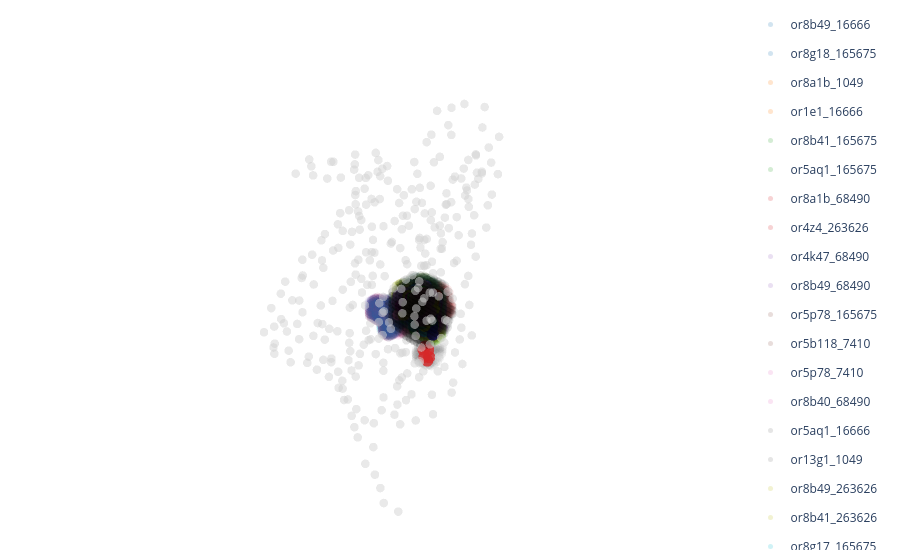

The code cell stored with this chart in its notebook:
### Code cell
pS6_OR = pd.read_csv('/mnt/data2/Justice/OR_learning/output/Canonical_bc/AF3/pS6_screen/or_screen.csv', 
                        index_col = 0)
pS6_OR['dl_or'] = pS6_OR['DL_OR'].str.lower()
pS6_OR['or_cid'] = pS6_OR['dl_or'] + '_' + pS6_OR['cid'].astype(str)

plot_data = [lig_surf_coords[_key] for _key in lig_surf_coords.keys() if _key in list(pS6_OR['or_cid'])]
labels = list(lig_surf_coords.keys())

# Plot
colormap = cf.distinct_colors(list(range(len(labels))), form='list')
fig = pf.plot_coordinates(plot_data, 
                          labels=labels, 
                          colors=colormap, 
                          opacity=0.1, 
                          size=5,
                          mode='markers')

# Add ligand coordinates  
ligand_coords = [pu.load_pdb_coordinates(_pdb.replace('_nolig.pdb', '.pdb'), keep_ligand=True)[3] \
    for _label in labels \
        for _pdb in pdb_files if '_'.join([_label.split('_')[0],'ga', _label.split('_')[1]]) in _pdb]
fig_lig = pf.plot_coordinates(ligand_coords, 
                              labels=labels, 
                              colors=colormap, 
                              opacity=0.8, 
                              size=7,
                              mode='markers')
# Assign legend groups to traces  
for trace in fig.data:
    trace.legendgroup = trace.name  # Group traces by the same name  
    trace.showlegend = True  # Show legend for one representative trace  

for trace in fig_lig.data:
    trace.legendgroup = trace.name  # Use the same group as cavity points  
    trace.showlegend = False  # Hide duplicate legends  

# Add ligand traces to the main figure  
fig.add_traces(fig_lig.data)

# Add canonical binding cavity cloud
fig_CBC = pf.plot_coordinates(canonical_bc_coords, 
                              colors = 'black', 
                              labels = ['CBC'],
                              opacity = 0.1)

# background 
fig_backbone = pf.plot_coordinates([pu.load_pdb_coordinates('/mnt/data2/Justice/AF_files/AF_tmaligned_pdb/Olfr1377_tmaligned.pdb')[1]], 
                          labels=['backbone'], 
                          colors='#D3D3D3', 
                          opacity=0.5, 
                          size=5,
                          mode='markers')

fig.add_traces(fig_CBC.data)
fig.add_traces(fig_backbone.data)
fig.show()

fig.write_html('/mnt/data2/Justice/OR_learning/output/Canonical_bc/AF3/pS6_screen_template/pS6_screen_model.html')

### Figure 1 — Plotly figure (JSON) as saved in the notebook; plotly's stock layout.template omitted (floating-point values rounded to 4 significant figures; data arrays with more than 128 entries replaced by an {"elided": "..."} marker saying what was removed)
{"data": [{"legendgroup": "or8b49_16666", "marker": {"color": "#1f77b4", "opacity": 0.1, "size": 5}, "mode": "markers", "name": "or8b49_16666", "showlegend": true, "type": "scatter3d", "x": {"elided": "360 float values"}, "y": {"elided": "360 float values"}, "z": {"elided": "360 float values"}}, {"legendgroup": "or8g18_165675", "marker": {"color": "#1f77b4", "opacity": 0.1, "size": 5}, "mode": "markers", "name": "or8g18_165675", "showlegend": true, "type": "scatter3d", "x": {"elided": "540 float values"}, "y": {"elided": "540 float values"}, "z": {"elided": "540 float values"}}, {"legendgroup": "or8a1b_1049", "marker": {"color": "#ff7f0e", "opacity": 0.1, "size": 5}, "mode": "markers", "name": "or8a1b_1049", "showlegend": true, "type": "scatter3d", "x": {"elided": "147 float values"}, "y": {"elided": "147 float values"}, "z": {"elided": "147 float values"}}, {"legendgroup": "or1e1_16666", "marker": {"color": "#ff7f0e", "opacity": 0.1, "size": 5}, "mode": "markers", "name": "or1e1_16666", "showlegend": true, "type": "scatter3d", "x": {"elided": "371 float values"}, "y": {"elided": "371 float values"}, "z": {"elided": "371 float values"}}, {"legendgroup": "or8b41_165675", "marker": {"color": "#2ca02c", "opacity": 0.1, "size": 5}, "mode": "markers", "name": "or8b41_165675", "showlegend": true, "type": "scatter3d", "x": {"elided": "283 float values"}, "y": {"elided": "283 float values"}, "z": {"elided": "283 float values"}}, {"legendgroup": "or5aq1_165675", "marker": {"color": "#2ca02c", "opacity": 0.1, "size": 5}, "mode": "markers", "name": "or5aq1_165675", "showlegend": true, "type": "scatter3d", "x": {"elided": "376 float values"}, "y": {"elided": "376 float values"}, "z": {"elided": "376 float values"}}, {"legendgroup": "or8a1b_68490", "marker": {"color": "#d62728", "opacity": 0.1, "size": 5}, "mode": "markers", "name": "or8a1b_68490", "showlegend": true, "type": "scatter3d", "x": {"elided": "190 float values"}, "y": {"elided": "190 float values"}, "z": {"elided": "190 float values"}}, {"legendgroup": "or4z4_263626", "marker": {"color": "#d62728", "opacity": 0.1, "size": 5}, "mode": "markers", "name": "or4z4_263626", "showlegend": true, "type": "scatter3d", "x": {"elided": "418 float values"}, "y": {"elided": "418 float values"}, "z": {"elided": "418 float values"}}, {"legendgroup": "or4k47_68490", "marker": {"color": "#9467bd", "opacity": 0.1, "size": 5}, "mode": "markers", "name": "or4k47_68490", "showlegend": true, "type": "scatter3d", "x": {"elided": "529 float values"}, "y": {"elided": "529 float values"}, "z": {"elided": "529 float values"}}, {"legendgroup": "or8b49_68490", "marker": {"color": "#9467bd", "opacity": 0.1, "size": 5}, "mode": "markers", "name": "or8b49_68490", "showlegend": true, "type": "scatter3d", "x": {"elided": "339 float values"}, "y": {"elided": "339 float values"}, "z": {"elided": "339 float values"}}, {"legendgroup": "or5p78_165675", "marker": {"color": "#8c564b", "opacity": 0.1, "size": 5}, "mode": "markers", "name": "or5p78_165675", "showlegend": true, "type": "scatter3d", "x": {"elided": "337 float values"}, "y": {"elided": "337 float values"}, "z": {"elided": "337 float values"}}, {"legendgroup": "or5b118_7410", "marker": {"color": "#8c564b", "opacity": 0.1, "size": 5}, "mode": "markers", "name": "or5b118_7410", "showlegend": true, "type": "scatter3d", "x": {"elided": "308 float values"}, "y": {"elided": "308 float values"}, "z": {"elided": "308 float values"}}, {"legendgroup": "or5p78_7410", "marker": {"color": "#e377c2", "opacity": 0.1, "size": 5}, "mode": "markers", "name": "or5p78_7410", "showlegend": true, "type": "scatter3d", "x": {"elided": "349 float values"}, "y": {"elided": "349 float values"}, "z": {"elided": "349 float values"}}, {"legendgroup": "or8b40_68490", "marker": {"color": "#e377c2", "opacity": 0.1, "size": 5}, "mode": "markers", "name": "or8b40_68490", "showlegend": true, "type": "scatter3d", "x": {"elided": "252 float values"}, "y": {"elided": "252 float values"}, "z": {"elided": "252 float values"}}, {"legendgroup": "or5aq1_16666", "marker": {"color": "#7f7f7f", "opacity": 0.1, "size": 5}, "mode": "markers", "name": "or5aq1_16666", "showlegend": true, "type": "scatter3d", "x": {"elided": "385 float values"}, "y": {"elided": "385 float values"}, "z": {"elided": "385 float values"}}, {"legendgroup": "or13g1_1049", "marker": {"color": "#7f7f7f", "opacity": 0.1, "size": 5}, "mode": "markers", "name": "or13g1_1049", "showlegend": true, "type": "scatter3d", "x": [3.932, 3.932, 3.932, 3.932, 3.932, 3.932, 3.932, 4.532, 4.532, 4.532, 4.532, 4.532, 4.532, 4.532, 4.532, 4.532, 4.532, 4.532, 5.132, 5.132, 5.132, 5.132, 5.132, 5.132, 5.132, 5.132, 5.132, 5.132, 5.132, 5.132, 5.132, 5.132, 5.132, 5.132, 5.132, 5.132, 5.732, 5.732, 5.732, 5.732, 5.732, 5.732, 5.732, 5.732, 5.732, 5.732, 5.732, 5.732, 5.732, 5.732, 5.732, 5.732, 6.332, 6.332, 6.332, 6.332, 6.332, 6.332, 6.332, 6.332, 6.332, 6.332, 6.332, 6.332, 6.332, 6.332, 6.332, 6.332, 6.932, 6.932, 6.932, 6.932, 6.932, 6.932, 6.932, 6.932, 6.932, 6.932, 6.932, 6.932, 6.932, 6.932, 6.932, 6.932, 7.532, 7.532, 7.532, 7.532, 7.532, 7.532, 7.532, 7.532, 7.532, 7.532, 7.532, 7.532, 7.532, 7.532, 7.532, 7.532, 8.132, 8.132, 8.132, 8.132, 8.132, 8.132, 8.132, 8.132, 8.132, 8.132, 8.132, 8.132, 8.132, 8.732, 8.732, 8.732, 8.732, 8.732, 8.732, 8.732, 8.732, 8.732], "y": [15.76, 15.76, 15.76, 16.36, 16.36, 16.36, 16.36, 14.56, 14.56, 14.56, 15.16, 15.16, 15.16, 15.16, 15.76, 15.76, 16.36, 16.36, 13.36, 13.36, 13.36, 13.36, 13.96, 13.96, 13.96, 13.96, 13.96, 14.56, 14.56, 14.56, 15.16, 15.16, 15.76, 15.76, 16.36, 16.36, 12.76, 12.76, 12.76, 12.76, 13.36, 13.36, 13.96, 13.96, 14.56, 14.56, 15.16, 15.16, 15.76, 15.76, 16.36, 16.36, 12.76, 12.76, 12.76, 12.76, 13.36, 13.36, 13.96, 13.96, 14.56, 14.56, 15.16, 15.16, 15.76, 15.76, 16.36, 16.36, 12.76, 12.76, 12.76, 12.76, 13.36, 13.36, 13.96, 13.96, 14.56, 14.56, 15.16, 15.16, 15.76, 15.76, 16.36, 16.36, 12.76, 12.76, 12.76, 13.36, 13.36, 13.96, 13.96, 14.56, 14.56, 15.16, 15.16, 15.76, 15.76, 16.36, 16.36, 16.36, 13.36, 13.36, 13.36, 13.96, 13.96, 14.56, 14.56, 15.16, 15.16, 15.76, 15.76, 15.76, 15.76, 13.96, 13.96, 13.96, 14.56, 14.56, 14.56, 15.16, 15.16, 15.16], "z": [-7.087, -6.487, -5.887, -7.087, -6.487, -5.887, -5.287, -7.687, -7.087, -6.487, -7.687, -7.087, -6.487, -5.887, -7.687, -5.287, -7.687, -5.287, -7.087, -6.487, -5.887, -5.287, -7.687, -7.087, -6.487, -5.887, -5.287, -8.287, -5.887, -5.287, -8.287, -5.287, -8.287, -5.287, -8.287, -5.287, -7.087, -6.487, -5.887, -5.287, -7.687, -4.687, -7.687, -4.687, -8.287, -4.687, -8.287, -4.687, -8.287, -5.287, -8.287, -5.287, -7.087, -6.487, -5.887, -5.287, -7.687, -4.687, -7.687, -4.687, -8.287, -4.687, -8.287, -4.687, -8.287, -5.287, -8.287, -5.287, -7.087, -6.487, -5.887, -5.287, -7.687, -4.687, -7.687, -4.687, -8.287, -4.687, -8.287, -4.687, -8.287, -5.287, -8.287, -5.887, -7.087, -6.487, -5.887, -7.687, -5.287, -7.687, -5.287, -8.287, -5.287, -8.287, -5.287, -8.287, -5.887, -7.687, -7.087, -6.487, -7.087, -6.487, -5.887, -7.687, -5.287, -7.687, -5.287, -7.687, -5.287, -7.687, -7.087, -6.487, -5.887, -7.087, -6.487, -5.887, -7.087, -6.487, -5.887, -7.087, -6.487, -5.887]}, {"legendgroup": "or8b49_263626", "marker": {"color": "#bcbd22", "opacity": 0.1, "size": 5}, "mode": "markers", "name": "or8b49_263626", "showlegend": true, "type": "scatter3d", "x": {"elided": "351 float values"}, "y": {"elided": "351 float values"}, "z": {"elided": "351 float values"}}, {"legendgroup": "or8b41_263626", "marker": {"color": "#bcbd22", "opacity": 0.1, "size": 5}, "mode": "markers", "name": "or8b41_263626", "showlegend": true, "type": "scatter3d", "x": {"elided": "247 float values"}, "y": {"elided": "247 float values"}, "z": {"elided": "247 float values"}}, {"legendgroup": "or8g17_165675", "marker": {"color": "#17becf", "opacity": 0.1, "size": 5}, "mode": "markers", "name": "or8g17_165675", "showlegend": true, "type": "scatter3d", "x": {"elided": "416 float values"}, "y": {"elided": "416 float values"}, "z": {"elided": "416 float values"}}, {"legendgroup": "or8b35_263626", "marker": {"color": "#17becf", "opacity": 0.1, "size": 5}, "mode": "markers", "name": "or8b35_263626", "showlegend": true, "type": "scatter3d", "x": {"elided": "412 float values"}, "y": {"elided": "412 float values"}, "z": {"elided": "412 float values"}}, {"legendgroup": "or8b56_1049", "marker": {"color": "#201fb4", "opacity": 0.1, "size": 5}, "mode": "markers", "name": "or8b56_1049", "showlegend": true, "type": "scatter3d", "x": {"elided": "241 float values"}, "y": {"elided": "241 float values"}, "z": {"elided": "241 float values"}}, {"legendgroup": "or8g21_68490", "marker": {"color": "#b41fb1", "opacity": 0.1, "size": 5}, "mode": "markers", "name": "or8g21_68490", "showlegend": true, "type": "scatter3d", "x": {"elided": "325 float values"}, "y": {"elided": "325 float values"}, "z": {"elided": "325 float values"}}, {"legendgroup": "or2n1d_7410", "marker": {"color": "#eeff0e", "opacity": 0.1, "size": 5}, "mode": "markers", "name": "or2n1d_7410", "showlegend": true, "type": "scatter3d", "x": {"elided": "325 float values"}, "y": {"elided": "325 float values"}, "z": {"elided": "325 float values"}}, {"legendgroup": "or5p78_1049", "marker": {"color": "#13ff0e", "opacity": 0.1, "size": 5}, "mode": "markers", "name": "or5p78_1049", "showlegend": true, "type": "scatter3d", "x": {"elided": "179 float values"}, "y": {"elided": "179 float values"}, "z": {"elided": "179 float values"}}, {"legendgroup": "or8g30_165675", "marker": {"color": "#2ca072", "opacity": 0.1, "size": 5}, "mode": "markers", "name": "or8g30_165675", "showlegend": true, "type": "scatter3d", "x": {"elided": "463 float values"}, "y": {"elided": "463 float values"}, "z": {"elided": "463 float values"}}, {"legendgroup": "or1e1_61653", "marker": {"color": "#2c94a0", "opacity": 0.1, "size": 5}, "mode": "markers", "name": "or1e1_61653", "showlegend": true, "type": "scatter3d", "x": {"elided": "355 float values"}, "y": {"elided": "355 float values"}, "z": {"elided": "355 float values"}}, {"legendgroup": "or5p78_61653", "marker": {"color": "#d68f27", "opacity": 0.1, "size": 5}, "mode": "markers", "name": "or5p78_61653", "showlegend": true, "type": "scatter3d", "x": {"elided": "214 float values"}, "y": {"elided": "214 float values"}, "z": {"elided": "214 float values"}}, {"legendgroup": "or2j6_263626", "marker": {"color": "#d6c527", "opacity": 0.1, "size": 5}, "mode": "markers", "name": "or2j6_263626", "showlegend": true, "type": "scatter3d", "x": {"elided": "270 float values"}, "y": {"elided": "270 float values"}, "z": {"elided": "270 float values"}}, {"legendgroup": "or8b49_7410", "marker": {"color": "#bd67b2", "opacity": 0.1, "size": 5}, "mode": "markers", "name": "or8b49_7410", "showlegend": true, "type": "scatter3d", "x": {"elided": "331 float values"}, "y": {"elided": "331 float values"}, "z": {"elided": "331 float values"}}, {"legendgroup": "or8b41_1049", "marker": {"color": "#bd677e", "opacity": 0.1, "size": 5}, "mode": "markers", "name": "or8b41_1049", "showlegend": true, "type": "scatter3d", "x": {"elided": "266 float values"}, "y": {"elided": "266 float values"}, "z": {"elided": "266 float values"}}, {"legendgroup": "or7a36_263626", "marker": {"color": "#8c7d4b", "opacity": 0.1, "size": 5}, "mode": "markers", "name": "or7a36_263626", "showlegend": true, "type": "scatter3d", "x": {"elided": "413 float values"}, "y": {"elided": "413 float values"}, "z": {"elided": "413 float values"}}, {"legendgroup": "or8g18_7410", "marker": {"color": "#7b8c4b", "opacity": 0.1, "size": 5}, "mode": "markers", "name": "or8g18_7410", "showlegend": true, "type": "scatter3d", "x": {"elided": "528 float values"}, "y": {"elided": "528 float values"}, "z": {"elided": "528 float values"}}, {"legendgroup": "or8a1b_263626", "marker": {"color": "#e37781", "opacity": 0.1, "size": 5}, "mode": "markers", "name": "or8a1b_263626", "showlegend": true, "type": "scatter3d", "x": {"elided": "195 float values"}, "y": {"elided": "195 float values"}, "z": {"elided": "195 float values"}}, {"legendgroup": "or8b56_263626", "marker": {"color": "#e3d277", "opacity": 0.1, "size": 5}, "mode": "markers", "name": "or8b56_263626", "showlegend": true, "type": "scatter3d", "x": {"elided": "253 float values"}, "y": {"elided": "253 float values"}, "z": {"elided": "253 float values"}}, {"legendgroup": "or5b118_1049", "marker": {"color": "#7f6b4c", "opacity": 0.1, "size": 5}, "mode": "markers", "name": "or5b118_1049", "showlegend": true, "type": "scatter3d", "x": {"elided": "298 float values"}, "y": {"elided": "298 float values"}, "z": {"elided": "298 float values"}}, {"legendgroup": "or2j6_1049", "marker": {"color": "#7f7d4c", "opacity": 0.1, "size": 5}, "mode": "markers", "name": "or2j6_1049", "showlegend": true, "type": "scatter3d", "x": {"elided": "248 float values"}, "y": {"elided": "248 float values"}, "z": {"elided": "248 float values"}}, {"legendgroup": "or4b1d_16666", "marker": {"color": "#5fbd22", "opacity": 0.1, "size": 5}, "mode": "markers", "name": "or4b1d_16666", "showlegend": true, "type": "scatter3d", "x": {"elided": "289 float values"}, "y": {"elided": "289 float values"}, "z": {"elided": "289 float values"}}, {"legendgroup": "or4b1d_7410", "marker": {"color": "#22bd3e", "opacity": 0.1, "size": 5}, "mode": "markers", "name": "or4b1d_7410", "showlegend": true, "type": "scatter3d", "x": {"elided": "276 float values"}, "y": {"elided": "276 float values"}, "z": {"elided": "276 float values"}}, {"legendgroup": "or8a1b_61653", "marker": {"color": "#1750cf", "opacity": 0.1, "size": 5}, "mode": "markers", "name": "or8a1b_61653", "showlegend": true, "type": "scatter3d", "x": {"elided": "182 float values"}, "y": {"elided": "182 float values"}, "z": {"elided": "182 float values"}}, {"legendgroup": "or1e16_61653", "marker": {"color": "#5f17cf", "opacity": 0.1, "size": 5}, "mode": "markers", "name": "or1e16_61653", "showlegend": true, "type": "scatter3d", "x": {"elided": "442 float values"}, "y": {"elided": "442 float values"}, "z": {"elided": "442 float values"}}, {"legendgroup": "or1e1_68490", "marker": {"color": "#7616b4", "opacity": 0.1, "size": 5}, "mode": "markers", "name": "or1e1_68490", "showlegend": true, "type": "scatter3d", "x": {"elided": "359 float values"}, "y": {"elided": "359 float values"}, "z": {"elided": "359 float values"}}, {"legendgroup": "or4k47_263626", "marker": {"color": "#b41646", "opacity": 0.1, "size": 5}, "mode": "markers", "name": "or4k47_263626", "showlegend": true, "type": "scatter3d", "x": {"elided": "523 float values"}, "y": {"elided": "523 float values"}, "z": {"elided": "523 float values"}}, {"legendgroup": "or2j6_61653", "marker": {"color": "#55ff01", "opacity": 0.1, "size": 5}, "mode": "markers", "name": "or2j6_61653", "showlegend": true, "type": "scatter3d", "x": {"elided": "265 float values"}, "y": {"elided": "265 float values"}, "z": {"elided": "265 float values"}}, {"legendgroup": "or1e1c_263626", "marker": {"color": "#01ff47", "opacity": 0.1, "size": 5}, "mode": "markers", "name": "or1e1c_263626", "showlegend": true, "type": "scatter3d", "x": {"elided": "278 float values"}, "y": {"elided": "278 float values"}, "z": {"elided": "278 float values"}}, {"legendgroup": "or8b49_1049", "marker": {"color": "#2487a0", "opacity": 0.1, "size": 5}, "mode": "markers", "name": "or8b49_1049", "showlegend": true, "type": "scatter3d", "x": {"elided": "363 float values"}, "y": {"elided": "363 float values"}, "z": {"elided": "363 float values"}}, {"legendgroup": "or4k47_61653", "marker": {"color": "#245da0", "opacity": 0.1, "size": 5}, "mode": "markers", "name": "or4k47_61653", "showlegend": true, "type": "scatter3d", "x": {"elided": "548 float values"}, "y": {"elided": "548 float values"}, "z": {"elided": "548 float values"}}, {"legendgroup": "or8g30_16666", "marker": {"color": "#b2d61c", "opacity": 0.1, "size": 5}, "mode": "markers", "name": "or8g30_16666", "showlegend": true, "type": "scatter3d", "x": {"elided": "466 float values"}, "y": {"elided": "466 float values"}, "z": {"elided": "466 float values"}}, {"legendgroup": "or8g17_7410", "marker": {"color": "#1cd62f", "opacity": 0.1, "size": 5}, "mode": "markers", "name": "or8g17_7410", "showlegend": true, "type": "scatter3d", "x": {"elided": "384 float values"}, "y": {"elided": "384 float values"}, "z": {"elided": "384 float values"}}, {"legendgroup": "or5p1_16666", "marker": {"color": "#bd5e78", "opacity": 0.1, "size": 5}, "mode": "markers", "name": "or5p1_16666", "showlegend": true, "type": "scatter3d", "x": {"elided": "294 float values"}, "y": {"elided": "294 float values"}, "z": {"elided": "294 float values"}}, {"legendgroup": "or8g21_165675", "marker": {"color": "#bd8a5e", "opacity": 0.1, "size": 5}, "mode": "markers", "name": "or8g21_165675", "showlegend": true, "type": "scatter3d", "x": {"elided": "362 float values"}, "y": {"elided": "362 float values"}, "z": {"elided": "362 float values"}}, {"legendgroup": "or5aq1_1049", "marker": {"color": "#718c44", "opacity": 0.1, "size": 5}, "mode": "markers", "name": "or5aq1_1049", "showlegend": true, "type": "scatter3d", "x": {"elided": "295 float values"}, "y": {"elided": "295 float values"}, "z": {"elided": "295 float values"}}, {"legendgroup": "or8g21_61653", "marker": {"color": "#5c8c44", "opacity": 0.1, "size": 5}, "mode": "markers", "name": "or8g21_61653", "showlegend": true, "type": "scatter3d", "x": {"elided": "317 float values"}, "y": {"elided": "317 float values"}, "z": {"elided": "317 float values"}}, {"legendgroup": "or5b118_165675", "marker": {"color": "#e3a86c", "opacity": 0.1, "size": 5}, "mode": "markers", "name": "or5b118_165675", "showlegend": true, "type": "scatter3d", "x": {"elided": "324 float values"}, "y": {"elided": "324 float values"}, "z": {"elided": "324 float values"}}, {"legendgroup": "or8b40_263626", "marker": {"color": "#9ce36c", "opacity": 0.1, "size": 5}, "mode": "markers", "name": "or8b40_263626", "showlegend": true, "type": "scatter3d", "x": {"elided": "267 float values"}, "y": {"elided": "267 float values"}, "z": {"elided": "267 float values"}}, {"legendgroup": "or8b56_68490", "marker": {"color": "#757f4c", "opacity": 0.1, "size": 5}, "mode": "markers", "name": "or8b56_68490", "showlegend": true, "type": "scatter3d", "x": {"elided": "248 float values"}, "y": {"elided": "248 float values"}, "z": {"elided": "248 float values"}}, {"legendgroup": "or7a36_1049", "marker": {"color": "#4c7f5f", "opacity": 0.1, "size": 5}, "mode": "markers", "name": "or7a36_1049", "showlegend": true, "type": "scatter3d", "x": {"elided": "402 float values"}, "y": {"elided": "402 float values"}, "z": {"elided": "402 float values"}}, {"legendgroup": "or1e1c_7410", "marker": {"color": "#19bd3b", "opacity": 0.1, "size": 5}, "mode": "markers", "name": "or1e1c_7410", "showlegend": true, "type": "scatter3d", "x": {"elided": "277 float values"}, "y": {"elided": "277 float values"}, "z": {"elided": "277 float values"}}, {"legendgroup": "or8b35_1049", "marker": {"color": "#19a0bd", "opacity": 0.1, "size": 5}, "mode": "markers", "name": "or8b35_1049", "showlegend": true, "type": "scatter3d", "x": {"elided": "257 float values"}, "y": {"elided": "257 float values"}, "z": {"elided": "257 float values"}}, {"legendgroup": "or8b41_68490", "marker": {"color": "#450dcf", "opacity": 0.1, "size": 5}, "mode": "markers", "name": "or8b41_68490", "showlegend": true, "type": "scatter3d", "x": {"elided": "265 float values"}, "y": {"elided": "265 float values"}, "z": {"elided": "265 float values"}}, {"legendgroup": "or12j2_1049", "marker": {"color": "#cf0d86", "opacity": 0.1, "size": 5}, "mode": "markers", "name": "or12j2_1049", "showlegend": true, "type": "scatter3d", "x": {"elided": "237 float values"}, "y": {"elided": "237 float values"}, "z": {"elided": "237 float values"}}, {"legendgroup": "or1e1c_61653", "marker": {"color": "#b42897", "opacity": 0.1, "size": 5}, "mode": "markers", "name": "or1e1c_61653", "showlegend": true, "type": "scatter3d", "x": {"elided": "275 float values"}, "y": {"elided": "275 float values"}, "z": {"elided": "275 float values"}}, {"legendgroup": "or8b40_1049", "marker": {"color": "#b42863", "opacity": 0.1, "size": 5}, "mode": "markers", "name": "or8b40_1049", "showlegend": true, "type": "scatter3d", "x": {"elided": "220 float values"}, "y": {"elided": "220 float values"}, "z": {"elided": "220 float values"}}, {"legendgroup": "or4b1d_263626", "marker": {"color": "#1bff58", "opacity": 0.1, "size": 5}, "mode": "markers", "name": "or4b1d_263626", "showlegend": true, "type": "scatter3d", "x": {"elided": "286 float values"}, "y": {"elided": "286 float values"}, "z": {"elided": "286 float values"}}, {"legendgroup": "or8b35_68490", "marker": {"color": "#1bdeff", "opacity": 0.1, "size": 5}, "mode": "markers", "name": "or8b35_68490", "showlegend": true, "type": "scatter3d", "x": {"elided": "254 float values"}, "y": {"elided": "254 float values"}, "z": {"elided": "254 float values"}}, {"legendgroup": "or8b56_7410", "marker": {"color": "#344aa0", "opacity": 0.1, "size": 5}, "mode": "markers", "name": "or8b56_7410", "showlegend": true, "type": "scatter3d", "x": {"elided": "251 float values"}, "y": {"elided": "251 float values"}, "z": {"elided": "251 float values"}}, {"legendgroup": "or4b1d_1049", "marker": {"color": "#9334a0", "opacity": 0.1, "size": 5}, "mode": "markers", "name": "or4b1d_1049", "showlegend": true, "type": "scatter3d", "x": {"elided": "286 float values"}, "y": {"elided": "286 float values"}, "z": {"elided": "286 float values"}}, {"legendgroup": "or8b49_16666", "marker": {"color": "#1f77b4", "opacity": 0.8, "size": 7}, "mode": "markers", "name": "or8b49_16666", "showlegend": false, "type": "scatter3d", "x": [2.053, 1.873, 3.184, 3.069, 1.926, 0.658, 0.874, -0.372, 1.713, 2.945, 0.602], "y": [8.017, 7.59, 7.587, 7.216, 7.893, 7.874, 8.434, 8.591, 7.209, 7.224, 7.745], "z": [-3.886, -2.441, -1.721, -0.271, 0.468, -0.361, -1.734, 0.253, 1.815, 2.653, 2.618]}, {"legendgroup": "or8g18_165675", "marker": {"color": "#1f77b4", "opacity": 0.8, "size": 7}, "mode": "markers", "name": "or8g18_165675", "showlegend": false, "type": "scatter3d", "x": [0.64, 1.284, 1.746, 2.379, 1.496, 1.004, 0.383, 0.066, 2.252, 2.9, 1.394], "y": [8.718, 8.33, 6.882, 6.447, 6.687, 8.109, 8.563, 8.285, 6.318, 4.991, 6.296], "z": [3.651, 2.327, 2.413, 1.127, -0.089, -0.133, 1.162, -1.192, -1.366, -1.259, -2.566]}, {"legendgroup": "or8a1b_1049", "marker": {"color": "#ff7f0e", "opacity": 0.8, "size": 7}, "mode": "markers", "name": "or8a1b_1049", "showlegend": false, "type": "scatter3d", "x": [-1.134, -0.867, 0.602, 1.009, 0.328, -1.062, -1.528, -1.937, 0.709, 0.927, 1.846], "y": [9.777, 9.631, 9.728, 9.359, 8.221, 7.902, 8.399, 8.339, 7.576, 8.542, 6.604], "z": [1.056, -0.444, -0.696, -2.089, -2.652, -2.281, -0.947, -3.341, -3.97, -5.068, -3.761]}, {"legendgroup": "or1e1_16666", "marker": {"color": "#ff7f0e", "opacity": 0.8, "size": 7}, "mode": "markers", "name": "or1e1_16666", "showlegend": false, "type": "scatter3d", "x": [-0.002, 1.173, 1.17, -0.026, -1.21, -1.182, -0.083, -1.174, 1.167, 0.935], "y": [7.022, 7.125, 7.508, 7.787, 7.68, 7.298, 8.19, 8.449, 8.308, 8.937], "z": [-0.251, -0.947, -2.265, -2.903, -2.195, -0.882, -4.291, -4.831, -5.068, -6.3]}, {"legendgroup": "or8b41_165675", "marker": {"color": "#2ca02c", "opacity": 0.8, "size": 7}, "mode": "markers", "name": "or8b41_165675", "showlegend": false, "type": "scatter3d", "x": [2.022, 0.719, -0.158, 0.429, 1.337, 1.047, -0.153, -1.066, -0.78], "y": [9.684, 9.72, 10.51, 8.859, 7.909, 7.104, 7.239, 8.182, 8.989], "z": [-5.593, -4.943, -5.381, -3.817, -3.395, -2.328, -1.666, -2.078, -3.148]}, {"legendgroup": "or5aq1_165675", "marker": {"color": "#2ca02c", "opacity": 0.8, "size": 7}, "mode": "markers", "name": "or5aq1_165675", "showlegend": false, "type": "scatter3d", "x": [0.152, 1.481, 1.91, 0.995, -0.338, -0.743, 1.414, 0.733, 2.652, 3.039], "y": [7.94, 7.825, 8, 8.309, 8.432, 8.243, 8.517, 9.217, 7.872, 8.412], "z": [-0.337, -0.643, -1.941, -2.936, -2.614, -1.315, -4.314, -5.075, -4.79, -6.032]}, {"legendgroup": "or8a1b_68490", "marker": {"color": "#d62728", "opacity": 0.8, "size": 7}, "mode": "markers", "name": "or8a1b_68490", "showlegend": false, "type": "scatter3d", "x": [-1.289, -0.666, 0.5, 1.206, 0.291, -1.004, -1.659, -1.92, 0.961, 0.684, 1.646], "y": [9.875, 9.172, 9.934, 9.147, 8.64, 8.052, 8.78, 8.075, 7.808, 8.151, 6.596], "z": [1.006, -0.183, -0.706, -1.781, -2.841, -2.382, -1.23, -3.483, -3.899, -5.258, -3.53]}, {"legendgroup": "or4z4_263626", "marker": {"color": "#d62728", "opacity": 0.8, "size": 7}, "mode": "markers", "name": "or4z4_263626", "showlegend": false, "type": "scatter3d", "x": [7.462, 6.233, 5.659, 6.283, 7.494, 8.106], "y": [15.63, 15.1, 14.29, 14.04, 14.58, 15.38], "z": [-6.976, -7.224, -6.255, -5.095, -4.868, -5.782]}, {"legendgroup": "or4k47_68490", "marker": {"color": "#9467bd", "opacity": 0.8, "size": 7}, "mode": "markers", "name": "or4k47_68490", "showlegend": false, "type": "scatter3d", "x": [-0.399, -0.167, 0.998, 1.378, 1.504, 0.253, 0.008, 0.328, 1.92, 2.746, 0.791], "y": [7.773, 7.526, 6.59, 6.43, 7.735, 8.548, 8.82, 9.774, 7.613, 6.423, 7.657], "z": [2.47, 0.98, 0.763, -0.67, -1.413, -1.221, 0.238, -1.949, -2.9, -3.168, -3.874]}, {"legendgroup": "or8b49_68490", "marker": {"color": "#9467bd", "opacity": 0.8, "size": 7}, "mode": "markers", "name": "or8b49_68490", "showlegend": false, "type": "scatter3d", "x": [0.503, 1.768, 2.27, 2.46, 1.91, 2.589, 3.819, 4.379, 3.707], "y": [7.298, 6.646, 6.781, 5.863, 5.619, 4.886, 4.382, 4.613, 5.345], "z": [-1.873, -2.178, -3.329, -1.189, 0.059, 0.97, 0.668, -0.561, -1.486]}, {"legendgroup": "or5p78_165675", "marker": {"color": "#8c564b", "opacity": 0.8, "size": 7}, "mode": "markers", "name": "or5p78_165675", "showlegend": false, "type": "scatter3d", "x": [1.17, 1.117, 2.01, 1.86, 0.422, -0.386, -0.295, -1.748, 0.171, 1.284, -0.185], "y": [11.79, 10.56, 10.82, 9.773, 9.553, 9.182, 10.24, 8.975, 8.515, 7.567, 9.22], "z": [-6.483, -5.592, -4.391, -3.317, -2.937, -4.161, -5.24, -3.799, -1.818, -1.581, -0.506]}, {"legendgroup": "or5b118_7410", "marker": {"color": "#8c564b", "opacity": 0.8, "size": 7}, "mode": "markers", "name": "or5b118_7410", "showlegend": false, "type": "scatter3d", "x": [2.659, 1.759, 0.451, -0.301, 1.142, 2.128, 1.229, -0.215], "y": [5.944, 7.006, 7.164, 8.522, 8.834, 7.946, 9.945, 6.311], "z": [-1.561, -1.991, -1.506, -2.263, -3.167, -2.91, -4.096, -0.509]}, {"legendgroup": "or5p78_7410", "marker": {"color": "#e377c2", "opacity": 0.8, "size": 7}, "mode": "markers", "name": "or5p78_7410", "showlegend": false, "type": "scatter3d", "x": [-0.007, 1.046, 1.025, 2.448, 2.985, 2.144, 4.237, -0.03], "y": [7.431, 6.637, 6.229, 5.298, 5.504, 6.23, 4.941, 6.527], "z": [-3.747, -3.12, -1.781, -1.425, -3.07, -3.817, -3.558, -0.822]}, {"legendgroup": "or8b40_68490", "marker": {"color": "#e377c2", "opacity": 0.8, "size": 7}, "mode": "markers", "name": "or8b40_68490", "showlegend": false, "type": "scatter3d", "x": [-0.049, -0.421, 0.293, 1.394, 0.859, -0.053, 1.376, 1.077], "y": [6.763, 8.072, 9.248, 9.914, 8.854, 7.966, 8.972, 8.886], "z": [-3.262, -3.993, -3.35, -4.526, -5.771, -5.373, -7.098, -2.079]}, {"legendgroup": "or5aq1_16666", "marker": {"color": "#7f7f7f", "opacity": 0.8, "size": 7}, "mode": "markers", "name": "or5aq1_16666", "showlegend": false, "type": "scatter3d", "x": [1.914, 1.043, -0.137, 1.52, 0.65, 1.11, 2.416, 3.286, 2.838], "y": [8.067, 8.136, 8.562, 7.725, 7.72, 7.33, 6.944, 6.95, 7.336], "z": [-2.739, -1.562, -1.698, -0.25, 0.834, 2.069, 2.242, 1.168, -0.064]}, {"legendgroup": "or13g1_1049", "marker": {"color": "#7f7f7f", "opacity": 0.8, "size": 7}, "mode": "markers", "name": "or13g1_1049", "showlegend": false, "type": "scatter3d", "x": [2.328, 1.461, 0.172, -0.49, 1.103, 2.046, 1.328, -0.703], "y": [8.431, 7.913, 8.622, 8.334, 8.126, 8.007, 8.105, 8.27], "z": [-0.751, 0.356, 0.37, 1.995, 2.622, 1.665, 4.048, -0.807]}, {"legendgroup": "or8b49_263626", "marker": {"color": "#bcbd22", "opacity": 0.8, "size": 7}, "mode": "markers", "name": "or8b49_263626", "showlegend": false, "type": "scatter3d", "x": [0.284, 0.159, -1.032, -0.787, 0.868, 1.213, 1.773, -2.31], "y": [8.946, 7.9, 7.611, 6.303, 6.219, 7.111, 5.243, 8.288], "z": [-2.907, -1.904, -1.216, -0.088, -0.604, -1.551, -0.013, -1.387]}, {"legendgroup": "or8b41_263626", "marker": {"color": "#bcbd22", "opacity": 0.8, "size": 7}, "mode": "markers", "name": "or8b41_263626", "showlegend": false, "type": "scatter3d", "x": [0.814, 1.492, 0.518, 1.169, 2.657, 2.641, 3.786, -0.919], "y": [7.793, 8.065, 7.906, 6.701, 6.607, 7.23, 5.899, 7.587], "z": [0.025, -1.311, -2.464, -3.549, -2.721, -1.525, -3.27, -2.048]}, {"legendgroup": "or8g17_165675", "marker": {"color": "#17becf", "opacity": 0.8, "size": 7}, "mode": "markers", "name": "or8g17_165675", "showlegend": false, "type": "scatter3d", "x": [-0.569, 0.079, 0.659, 1.308, 0.795, 0.171, 1.043, 0.725], "y": [6.649, 7.777, 8.875, 9.955, 8.916, 7.82, 9.257, 9.104], "z": [-3.302, -3.99, -3.339, -4.47, -5.745, -5.326, -7.126, -1.892]}, {"legendgroup": "or8b35_263626", "marker": {"color": "#17becf", "opacity": 0.8, "size": 7}, "mode": "markers", "name": "or8b35_263626", "showlegend": false, "type": "scatter3d", "x": [2.569, 1.439, 1.486, -0.146, -0.766, 0.16, -2.174, 2.462], "y": [6.894, 7.584, 9.087, 9.62, 8.163, 7.214, 8.001, 9.715], "z": [-1.88, -2.641, -2.661, -3.048, -2.374, -2.088, -2.105, -3.628]}, {"legendgroup": "or8b56_1049", "marker": {"color": "#201fb4", "opacity": 0.8, "size": 7}, "mode": "markers", "name": "or8b56_1049", "showlegend": false, "type": "scatter3d", "x": [1.222, 0.852, 2.074, 1.759, 0.532, -0.596, -0.247, -1.731, 0.178, 1.279, -0.211], "y": [11.63, 11.06, 10.5, 9.969, 9.151, 9.581, 10.08, 8.798, 8.443, 7.501, 9.393], "z": [-6.57, -5.209, -4.515, -3.15, -3.079, -3.928, -5.281, -3.859, -1.785, -1.36, -0.68]}, {"legendgroup": "or8g21_68490", "marker": {"color": "#b41fb1", "opacity": 0.8, "size": 7}, "mode": "markers", "name": "or8g21_68490", "showlegend": false, "type": "scatter3d", "x": [3.105, 1.72, 1.238, -0.084, -0.057, 0.375, 1.72, 0.426, -1.379, -1.848, -2.473], "y": [4.494, 5.128, 5.385, 6.105, 7.359, 7.062, 6.374, 8.263, 8.168, 8.405, 7.556], "z": [-2.125, -2.156, -0.739, -0.712, -1.535, -2.949, -2.984, -3.714, -1.5, -0.118, -2.299]}, {"legendgroup": "or2n1d_7410", "marker": {"color": "#eeff0e", "opacity": 0.8, "size": 7}, "mode": "markers", "name": "or2n1d_7410", "showlegend": false, "type": "scatter3d", "x": [1.142, 1.355, 2.185, 2.328, 1.032, 0.274, 0.049, -0.967, 1.016, 0.329, 2.297], "y": [6.766, 7.762, 7.126, 8.012, 8.587, 9.231, 8.284, 9.745, 9.592, 9.023, 10.23], "z": [0.957, -0.185, -1.29, -2.496, -2.968, -1.837, -0.699, -2.341, -4.145, -5.34, -4.494]}, {"legendgroup": "or5p78_1049", "marker": {"color": "#13ff0e", "opacity": 0.8, "size": 7}, "mode": "markers", "name": "or5p78_1049", "showlegend": false, "type": "scatter3d", "x": [0.759, -0.497, -0.722, 0.341, 1.607, 1.805, 0.086, -0.994, 1.102, 0.678], "y": [6.666, 6.961, 7.112, 6.965, 6.675, 6.53, 7.131, 7.622, 6.746, 6.977], "z": [1.201, 0.725, -0.625, -1.524, -1.03, 0.327, -2.954, -3.35, -3.93, -5.243]}, {"legendgroup": "or8g30_165675", "marker": {"color": "#2ca072", "opacity": 0.8, "size": 7}, "mode": "markers", "name": "or8g30_165675", "showlegend": false, "type": "scatter3d", "x": [2.553, 1.162, 0.294, 0.779, 1.737, 1.361, 0.034, -0.918, -0.551], "y": [9.765, 9.576, 10.34, 8.534, 7.735, 6.745, 6.538, 7.331, 8.319], "z": [-4.021, -3.664, -4.165, -2.756, -2.15, -1.288, -1.008, -1.606, -2.469]}, {"legendgroup": "or1e1_61653", "marker": {"color": "#2c94a0", "opacity": 0.8, "size": 7}, "mode": "markers", "name": "or1e1_61653", "showlegend": false, "type": "scatter3d", "x": [-0.415, 0.899, 1.286, 0.351, -0.965, -1.337, 0.722, -0.051, 2.034, 2.156], "y": [8.136, 7.932, 7.869, 8.02, 8.233, 8.285, 7.966, 8.389, 7.382, 7.293], "z": [-0.43, -0.754, -2.08, -3.084, -2.747, -1.417, -4.503, -5.351, -4.888, -6.289]}, {"legendgroup": "or5p78_61653", "marker": {"color": "#d68f27", "opacity": 0.8, "size": 7}, "mode": "markers", "name": "or5p78_61653", "showlegend": false, "type": "scatter3d", "x": [0.901, 0.162, -0.297, -0.032, 0.698, 1.16], "y": [9.987, 9.191, 7.978, 7.551, 8.353, 9.564], "z": [-2.995, -2.16, -2.612, -3.885, -4.708, -4.284]}, {"legendgroup": "or2j6_263626", "marker": {"color": "#d6c527", "opacity": 0.8, "size": 7}, "mode": "markers", "name": "or2j6_263626", "showlegend": false, "type": "scatter3d", "x": [2.532, 1.403, 1.514, -0.018, -0.742, 0.131, -2.174, 2.75], "y": [6.681, 7.559, 8.81, 9.555, 8.181, 7.219, 8.069, 9.426], "z": [-2.001, -2.303, -2.928, -3.124, -2.373, -1.993, -2.168, -3.373]}, {"legendgroup": "or8b49_7410", "marker": {"color": "#bd67b2", "opacity": 0.8, "size": 7}, "mode": "markers", "name": "or8b49_7410", "showlegend": false, "type": "scatter3d", "x": [0.309, -0.945, -1.12, -0.016, 1.242, 1.391, -0.221, -1.238, 0.778, 0.412], "y": [8.051, 8.234, 8.29, 8.164, 7.992, 7.941, 8.226, 8.778, 7.623, 7.83], "z": [0.845, 0.313, -1.056, -1.904, -1.348, 0.018, -3.35, -3.81, -4.26, -5.603]}, {"legendgroup": "or8b41_1049", "marker": {"color": "#bd677e", "opacity": 0.8, "size": 7}, "mode": "markers", "name": "or8b41_1049", "showlegend": false, "type": "scatter3d", "x": [1.459, 0.41, -0.602, 0.512, 1.717, 1.802, 0.685, -0.513, -0.608], "y": [6.671, 7.231, 7.769, 7.187, 6.899, 6.86, 7.114, 7.415, 7.448], "z": [-3.8, -2.96, -3.495, -1.506, -0.88, 0.485, 1.258, 0.645, -0.723]}, {"legendgroup": "or7a36_263626", "marker": {"color": "#8c7d4b", "opacity": 0.8, "size": 7}, "mode": "markers", "name": "or7a36_263626", "showlegend": false, "type": "scatter3d", "x": [2.73, 2.425, 1.534, 0.954, 1.264, 2.14], "y": [5.781, 5.832, 6.78, 7.657, 7.596, 6.677], "z": [-1.661, -2.99, -3.44, -2.599, -1.291, -0.796]}, {"marker": {"color": "black", "opacity": 0.1, "size": 5}, "mode": "markers", "name": "CBC", "type": "scatter3d", "x": {"elided": "1159 int values"}, "y": {"elided": "1159 int values"}, "z": {"elided": "1159 int values"}}, {"marker": {"color": "#D3D3D3", "opacity": 0.5, "size": 5}, "mode": "markers", "name": "backbone", "type": "scatter3d", "x": {"elided": "307 float values"}, "y": {"elided": "307 float values"}, "z": {"elided": "307 float values"}}], "layout": {"margin": {"b": 10, "l": 10, "r": 10, "t": 10}, "scene": {"xaxis": {"showbackground": false, "visible": false}, "yaxis": {"showbackground": false, "visible": false}, "zaxis": {"showbackground": false, "visible": false}}}}
